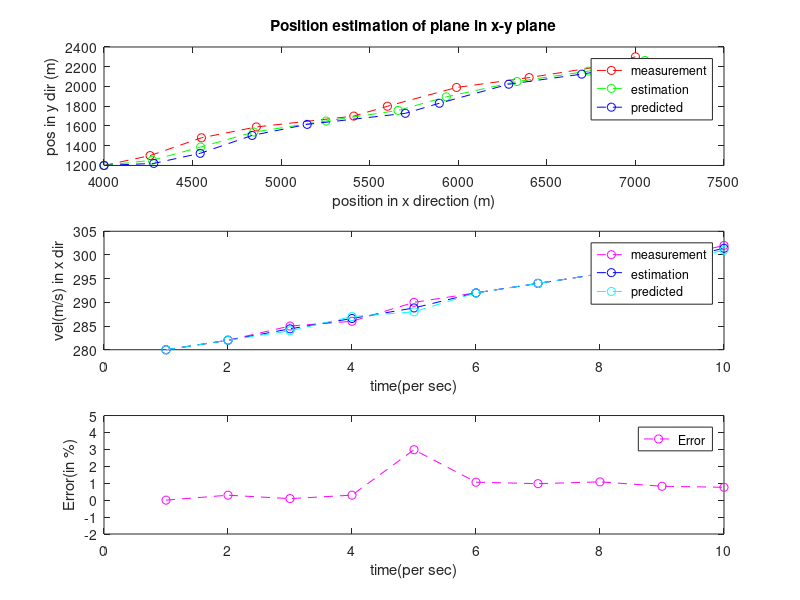

Write the MATLAB code that produced this figure. (Note: this script raises an error after producing the figure.)
%%Target Tracking
clc;
clear all;
%plane is flying but we will be considering its position only in the x
%direction to make it a 2-d case.
%initial state
xo=4000;
vox=280;
%Observations 
X=[4000 4260 4550 4860 5410 5600 5990 6400 6790 7000];
V=[280 282 285 286 290 292 294 296 299 302];
%Process Errors in Process Covaiance Matrix
del_px=20; %initial covariance matrix is choosen intuitively
del_pv=5;
%initial conditions
acc_x=2;
del_t=1;
vx=280;
del_x=25; %uncertainity in the measurement
%Observation Error
del_X=25;
del_VX=6;
Xk=[];
%The Predicted State
A=[1 del_t;0 1];
B=[(0.5*((del_t).^2));del_t];
p=[];
for k=1:1:length(X)-1;
Xk_= [X(k);V(k)];
uk=acc_x;
Xkp1=((A*Xk_));
Xkp2=((B*uk));   
Xkp=(Xkp1+Xkp2);%this is our first estimation
p=[p;Xkp];
%Initialising Process Covariance Matrix
Pk_=[((del_px).^2) 0;0 ((del_pv).^2)];
%Predicted Process Covariance Matrix
Pkp1=((A)*(Pk_));
Pkp2=((Pkp1)*(A'));
pkp=(Pkp2-[0 Pkp2(2);Pkp2(3) 0]); %since the 2nd and 3rd term are not imp.
%Calculating the Kalman gain
R=[((del_X)^2) 0;0 ((del_VX)^2)];
H=[1 0 ; 0 1];
K=((pkp)*H')/((H*pkp*H')+R);
%The New Observation
k=k+1;
Ykm=[X(k);V(k)];
C=[1 0;0 1];
Yk=C*Ykm;
%Calculating the Current State
Xk=[Xk; Xkp + K*(Yk-(H*(Xkp)))];
%Updating the process covariance matrix
Pk1=((eye)-(K*H))*pkp;
pk=(Pk1-[0 Pk1(3);Pk1(2) 0]);
k=k+1;
end
Xkf=[X(1)];
Vkf=[V(1)];
for k=1:2:(length(Xk)-1)
    Xkf=[Xkf;Xk(k)];
end
for k=2:2:(length(Xk))
    Vkf=[Vkf;Xk(k)];
end
prx=[X(1)];
prv=[V(1)];
for i=1:2:(length(p)-1)
    prx=[prx;p(i)];
end
for i=2:2:(length(p))
    prv=[prv;p(i)];
end

Y1=[1200 1300 1480 1590 1700 1800 1990 2090 2200 2300];
V1=[20 22 23 25 27 29 32 34 37 40];
%Process Errors in Process Covaiance Matrix
del_py=20; %initial covariance matrix is choosen intuitively
del_pv1=5;
%initial conditions
acc_y=2;
del_t=1;
vy=280;
del_y=25; %uncertainity in the measurement
%Observation Error
del_Y=25;
del_VY=6;
Yk=[];
%The Predicted State
A=[1 del_t;0 1];
B=[(0.5*((del_t).^2));del_t];
q=[];
for k=1:1:length(Y1)-1;
Yk_= [Y1(k);V1(k)];
uk2=acc_x;
Ykp1=((A*Yk_));
Ykp2=((B*uk2));   
Ykp=(Ykp1+Ykp2);%this is our first estimation
q=[q;Ykp];
%Initialising Process Covariance Matrix
Pk2_=[((del_py).^2) 0;0 ((del_pv1).^2)];
%Predicted Process Covariance Matrix
Pkp12=((A)*(Pk_));
Pkp22=((Pkp1)*(A'));
pkp2=(Pkp22-[0 Pkp22(2);Pkp22(3) 0]); %since the 2nd and 3rd term are not imp.
%Calculating the Kalman gain
R1=[((del_Y)^2) 0;0 ((del_VY)^2)];
H=[1 0 ; 0 1];
K=((pkp2)*H')/((H*pkp2*H')+R1);
%The New Observation
k=k+1;
Ykm1=[Y1(k);V1(k)];
C=[1 0;0 1];
Yk1=C*Ykm1;
%Calculating the Current State
Yk=[Yk; Ykp + K*(Yk1-(H*(Ykp)))];
%Updating the process covariance matrix
Pk12=((eye)-(K*H))*pkp2;
pk2=(Pk12-[0 Pk12(3);Pk12(2) 0]);
k=k+1;
end
Ykf=[Y1(1)];
Vkf1=[V1(1)];
for k=1:2:(length(Yk)-1)
    Ykf=[Ykf;Yk(k)];
end
for k=2:2:(length(Xk))
    Vkf1=[Vkf1;Yk(k)];
end
pry=[Y1(1)];
prv1=[V1(1)];
for i=1:2:(length(q)-1)
    pry=[pry;q(i)];
end
for i=2:2:(length(q))
    prv1=[prv1;q(i)];
end
E=[];
for k=1:1:(length(X))
    E1=abs(((Xkf(k)-X(k))/Xkf(k))*100);
    E=[E;E1];
end

t=1:1:(length(X));
subplot(3,1,1);
plot(X,Y1,'r--o');hold on;
plot(Xkf,Ykf,'g--o'); hold on;
plot(prx,pry,'b--o');hold off;
xlabel('position in x direction (m)');
ylabel('pos in y dir (m)');
legend('measurement','estimation','predicted','location','best');
title('Position estimation of plane in x-y plane');
subplot(3,1,2);
plot(t,V,'m--o'); hold on;
plot(t,Vkf,'b--o'); hold on;
plot(t,prv,'c--o'); hold off;
xlabel('time(per sec)');
ylabel('vel(m/s) in x dir');
legend('measurement','estimation','predicted','location','best');
%title('velocity estimation of plane in x direction');
%subplot(4,1,3);
%plot(t,V1,'m--o'); hold on;
%plot(t,Vkf1,'b--o'); hold on;
%plot(t,prv1,'c--o'); hold off;
%xlabel('time(per sec)');
%ylabel('velocity in y direction');
%legend('measurement','estimation','predicted','location','best');
%title('velocity estimation of plane in y direction');
subplot(3,1,3);
plot(t,E,'m--o'); hold on;
ylim([-2 5]);
xlabel('time(per sec)');
ylabel('Error(in %)');
legend('Error','location','best');
%title('Error in accurate tracking');

suptitle('Tracking of a plane')


